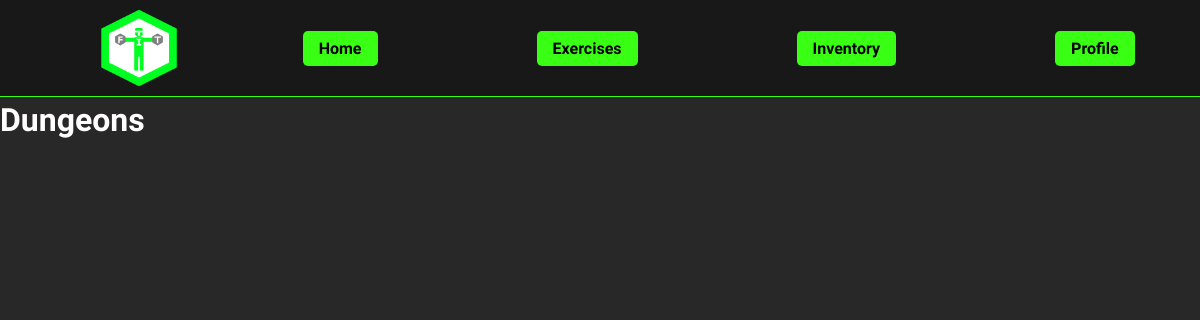
The page /dungeon/select/ (signed in) on the database as committed earlier.
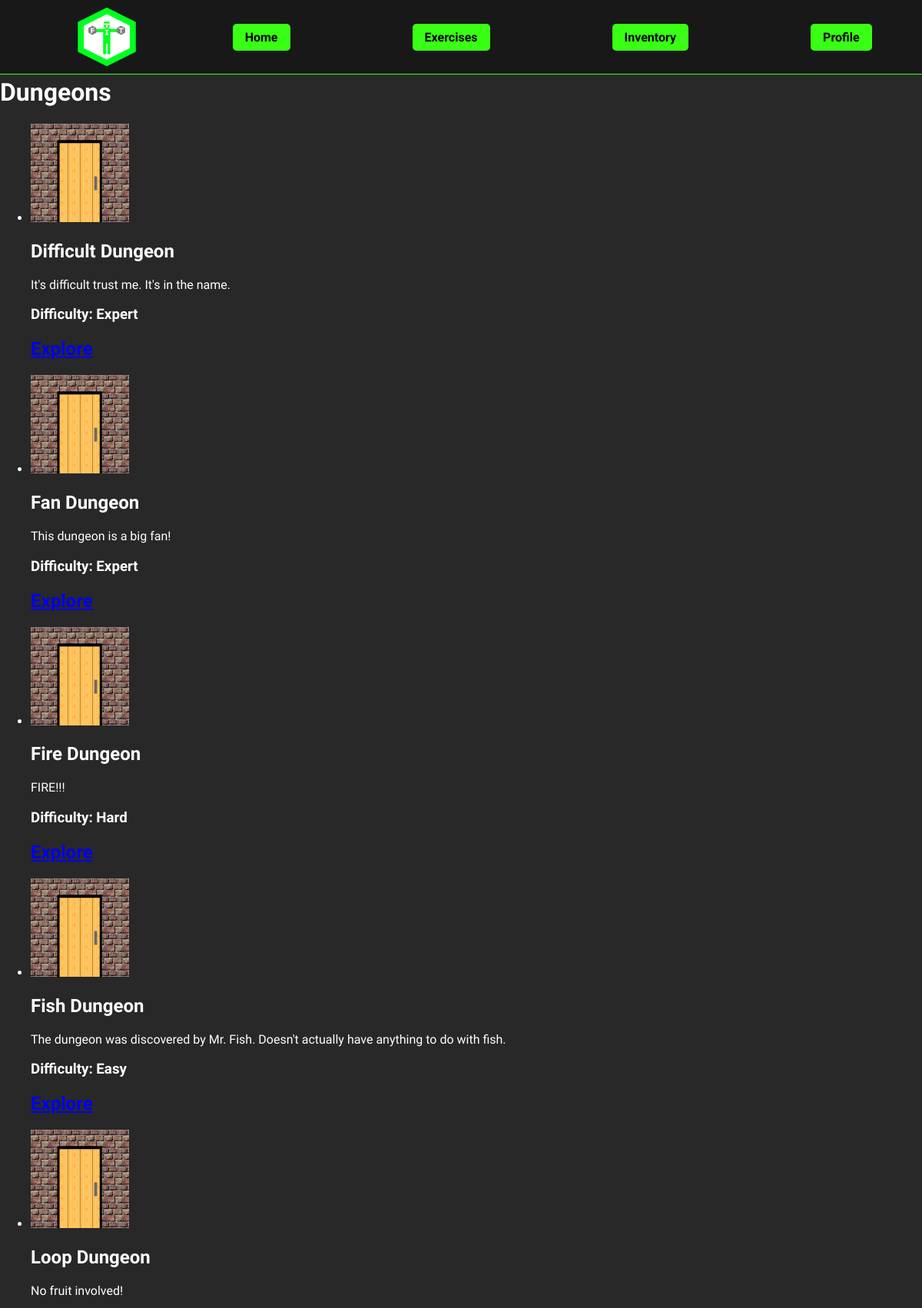
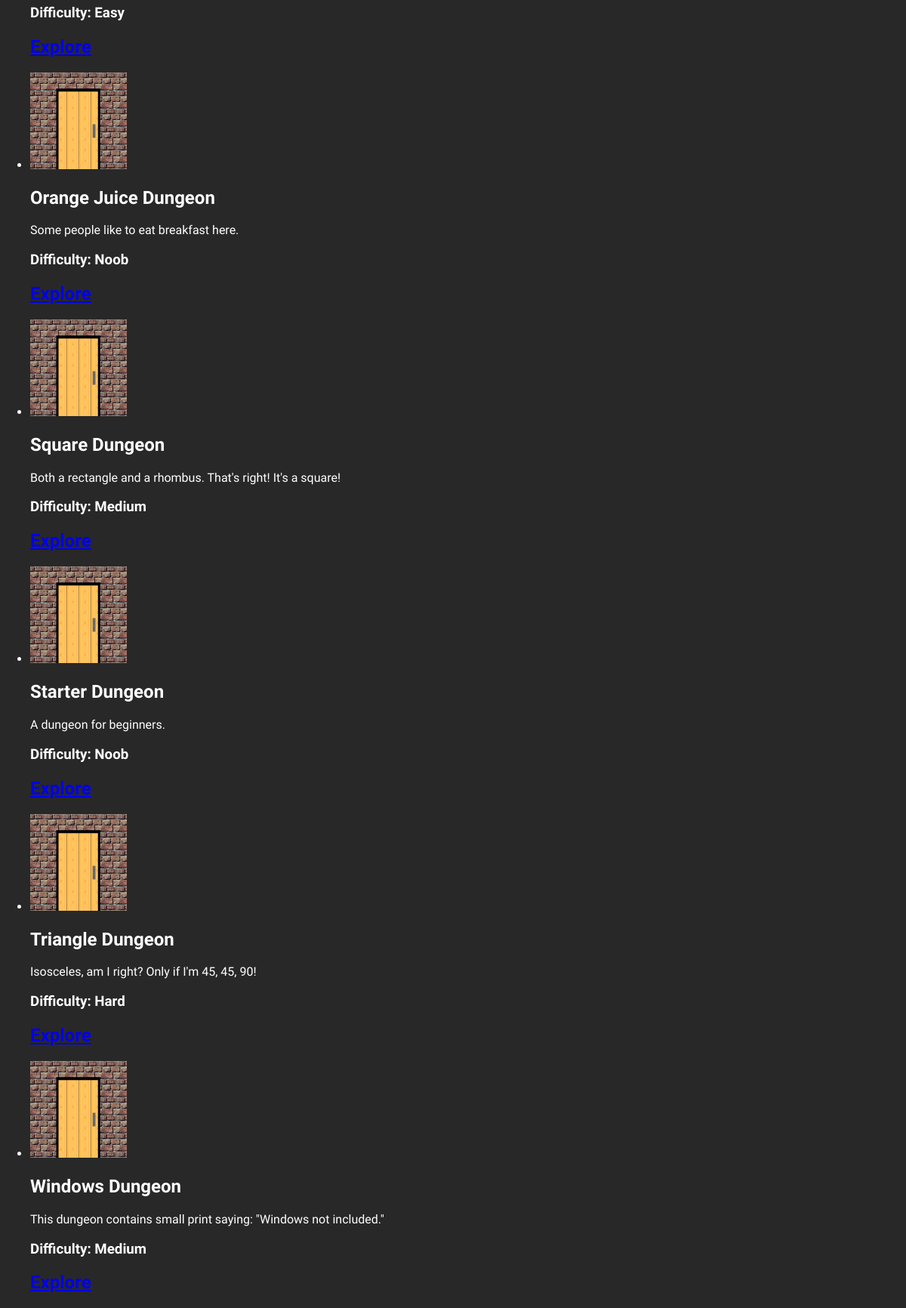
The same page on the database as committed later (2 pictures, top to bottom).
### dungeon/models.py (models this page shows, shortened)
class Dungeon(models.Model):
    name = models.CharField(max_length=127)
    description = models.CharField(max_length=511)
    width = models.IntegerField()
    layout = models.TextField()
    DIFFICULTIES = (('Noob', 'Noob'), ('Easy', 'Easy'), ('Medium', 'Medium'), ('Hard', 'Hard'), ('Expert', 'Expert'))
    difficulty_score = models.CharField(max_length=31, choices=DIFFICULTIES, default='Medium')
    difficulty_quantifer = models.FloatField(default=5)
    sprite_folder = models.CharField(max_length=63, blank=True, null=True)
    thumbnail_path = models.CharField(max_length=63, blank=True, null=True)
    wall_spawn = models.FloatField(default=1)
    chest_spawn = models.FloatField(default=1)
    common_monster = models.ForeignKey(DungeonEnemy, on_delete=models.SET_NULL, related_name='common', blank=True, null=True)
    common_monster_spawn = models.FloatField(default=1)
    uncommon_monster = models.ForeignKey(DungeonEnemy, on_delete=models.SET_NULL, related_name='uncommon', blank=True, null=True)
    uncommon_monster_spawn = models.FloatField(default=1)
    boss_monster = models.ForeignKey(DungeonEnemy, on_delete=models.SET_NULL, related_name='boss', blank=True, null=True)
    boss_monster_spawn = models.FloatField(default=1)

### dungeon/views.py (the view)
# urls.py: path('select/', views.dungeon_select, name='dungeon_select'),
@login_required
def dungeon_select(request):
    if check_for_dungeon_exploration(request.user.id):
        return redirect('dungeon:dungeon_view')
    with connection.cursor() as cursor:
        cursor.execute("""
            SELECT d.id, d.name, d.description, d.difficulty_score,
                       CONCAT('dungeon/thumbnails/', COALESCE(d.thumbnail_path, 'default.png'))
            FROM dungeon_dungeon d
            ORDER BY d.difficulty_quantifer, d.name
            """)
        dungeon_info = cursor.fetchall()
    template_args = {'dungeon_info': dungeon_info}
    return render(request, 'dungeon/dungeon_select.html', template_args)

### dungeon/views.py (called while the page is built)
def check_for_dungeon_exploration(user_id):
    with connection.cursor() as cursor:
        cursor.execute("""
            SELECT dungeon_id, user_id
            FROM dungeon_dungeonexploration
            WHERE user_id = %s
            """,
            [user_id]
        )
        return (cursor.fetchone() is not None)

### dungeon/templates/dungeon/dungeon_select.html
{% extends 'fitness/header.html' %}
{% load static %}
{% block content %}
<h1>Dungeons</h1>
<ul>
    {% for dungeon_id, name, description, difficulty_score, thumbnail in dungeon_info %}
        <li>
            <div>
                <img src="{% static thumbnail %}" width="128" height="128">
                <h2>{{name}}</h2>
                <p>{{description}}</p>
                <h3>Difficulty: {{difficulty_score}}</h3>
                <h2><a href="{% url 'dungeon:dungeon_begin_exploration' dungeon_id %}">Explore</a></h2>
            </div>
        </li>
    {% endfor %}
</ul>
{% endblock %}

### fitness/templates/fitness/header.html (shortened to what this page needs)
{% load static %}
<!DOCTYPE html>
<html lang="en">
    <head>
        <link rel="stylesheet" type="text/css" href="{% static 'fitness/header.css' %}">
    </head>
    <body>
        <header class="header">
            <div class="logoDiv">
               <img src="{% static 'fitness/fitcrawlerLogo.png' %}" alt="FitCrawler Logo" class="logo">
            </div>
            <div class="buttonDiv">
                <h2><a href="{% url 'fitness:home' %}" class="button">Home</a></h2>
                <h2><a href="{% url 'exercises:search_exercises' %}" class="button">Exercises</a></h2>
                {% if user.is_authenticated and user.user_type == 'FitKnight' %}
                    <h2><a href="{% url 'dungeon:view_inventory' %}" class="button">Inventory</a></h2>
                {% endif %}
                {% if user.is_authenticated %}
                <h2><a class="button js-profile">Profile</a></h2>
                {% else %}
                <h2><a href="{% url 'gym:signup' %}" class="button">Sign Up</a></h2>
                <h2><a href="{% url 'gym:login' %}" class="button">Login</a></h2>
                {% endif %}
            </div>
        </header>
        <div class="header-space"></div>
            {% block content %}
            {% endblock %}
    </body>
</html>

### fitness/static/fitness/header.css (style rules this page uses)
body { background-color: #282828; color: white; font-family: "Rajdhani", sans-serif; margin: 0; }
.header { display: flex; justify-content: space-evenly; align-items: center; border-bottom: 1px solid #39FF14; background-color: #181818; margin-bottom: 1rem; position: fixed; width: 100%; top: 0; }
.header h2 { font-size: 1rem; margin: 0; }
.logo { max-height: 100%; max-width: 100%; }
.logoDiv { display: flex; align-items: center; justify-content: center; width: 15%; height: 10vh; }
.buttonDiv { display: flex; align-items: center; justify-content: space-between; width: 70%; margin: 0 1rem; height: 12vh; }
.button { background-color: #39FF14; color: black; padding: 0.5rem 1rem; text-decoration: none; border-radius: 5px; margin-left: 0.5rem; transition: background-color 0.3s ease; border: none; cursor: pointer; }
.header-space { margin-top:1vh; padding-bottom: 9vh; }

Rows that differ between the two databases and show on the page:
added Dungeon: name "Difficult Dungeon", description "It's difficult trust me. It's in the name.", difficulty_score "Expert"
added Dungeon: name "Fan Dungeon", description "This dungeon is a big fan!", difficulty_score "Expert"
added Dungeon: name "Fire Dungeon", description "FIRE!!!", difficulty_score "Hard"
added Dungeon: name "Fish Dungeon", description "The dungeon was discovered by Mr. Fish. Doesn't actually have anything to do with fish.", difficulty_score "Easy"
added Dungeon: name "Loop Dungeon", description "No fruit involved!", difficulty_score "Easy"
added Dungeon: name "Orange Juice Dungeon", description "Some people like to eat breakfast here.", difficulty_score "Noob"
added Dungeon: name "Square Dungeon", description "Both a rectangle and a rhombus. That's right! It's a square!", difficulty_score "Medium"
added Dungeon: name "Starter Dungeon", description "A dungeon for beginners.", difficulty_score "Noob"
added Dungeon: name "Triangle Dungeon", description "Isosceles, am I right? Only if I'm 45, 45, 90!", difficulty_score "Hard"
added Dungeon: name "Windows Dungeon", description "This dungeon contains small print saying: \"Windows not included.\"", difficulty_score "Medium"
